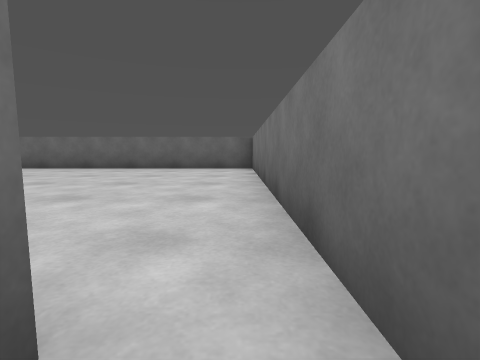
[1] (above)

23 first-person views from a walk through a Unity game level. The camera is 0.51 m above the floor, tilts 6° down and sees 85° across. The floor is counted in squares, 1 m on a side. Each view is taken from the middle of a square. On the plan, view 1 faces up. The plan holds only what a view shows up to about 9 squares ahead; the rest is blank. Surface patterns are stand-ins for the level's own textures.

[2]
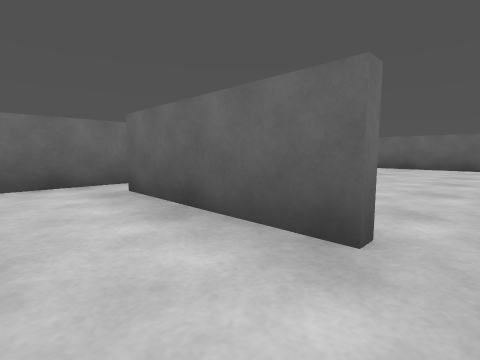

[3]
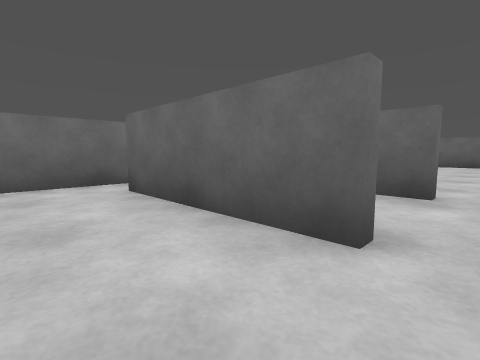

[4]
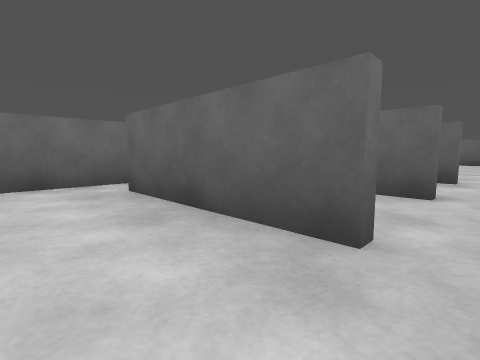

[5]
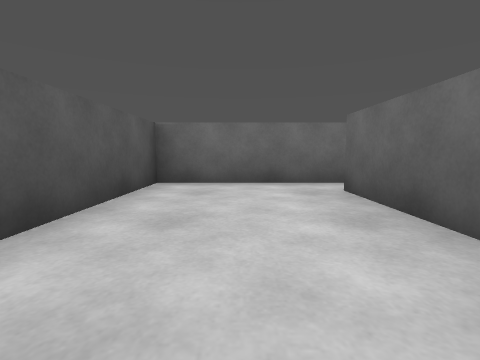

[6]
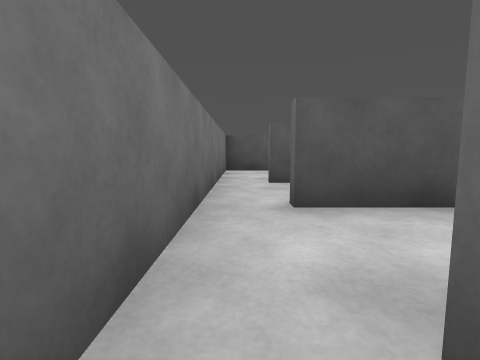

[7]
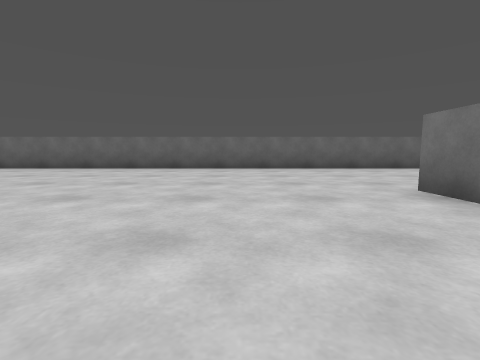

[8]
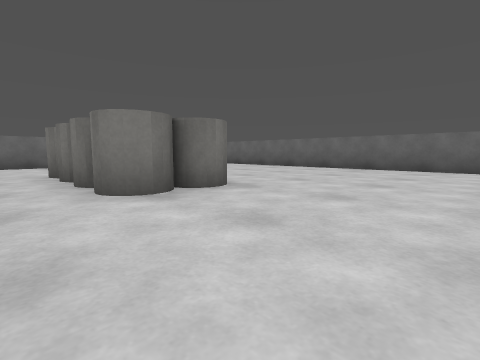

[9]
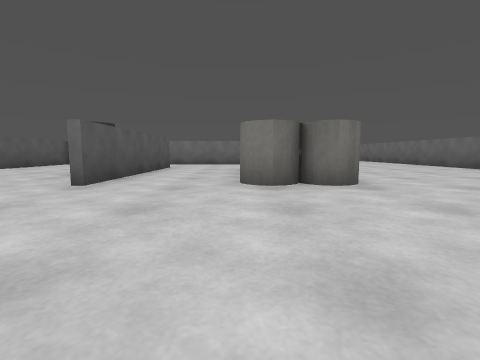

[10]
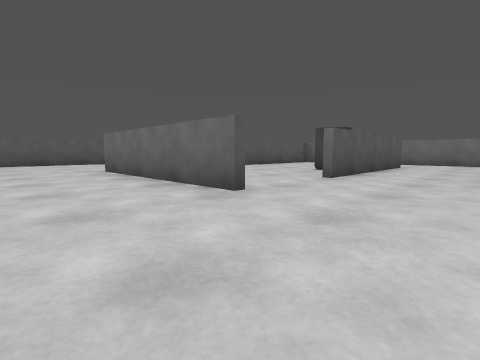

[11]
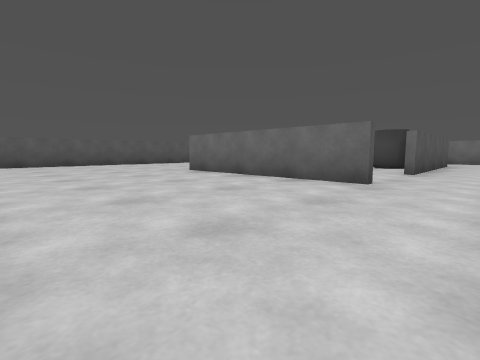

[12]
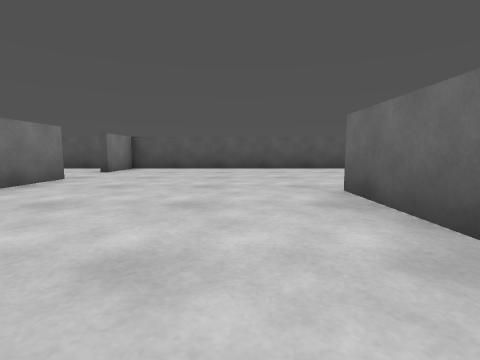

[13]
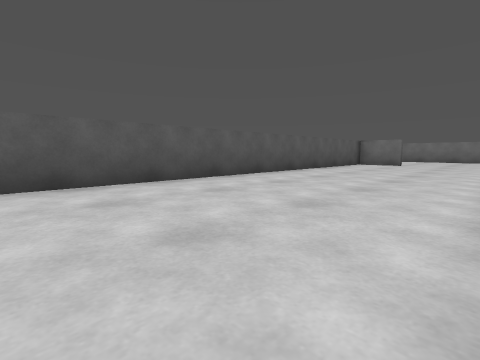

[14]
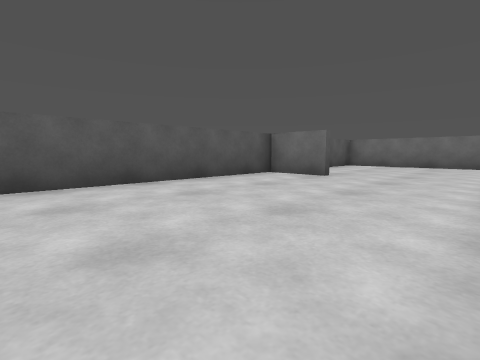

[15]
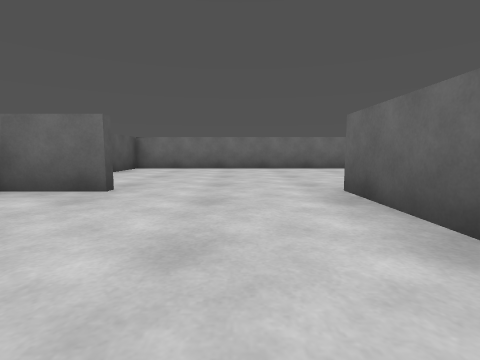

[16]
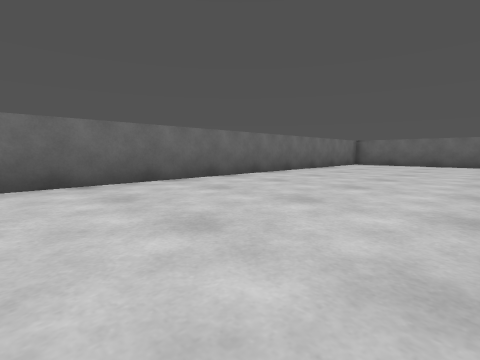

[17]
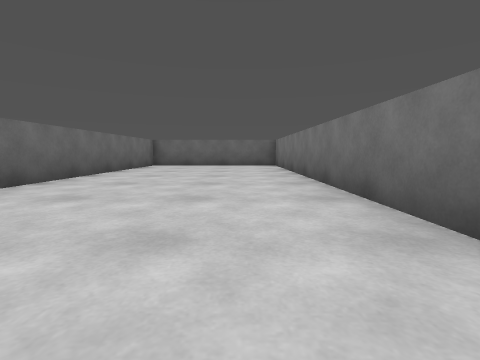

[18]
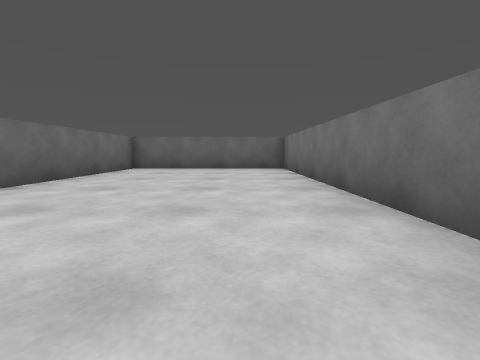

[19]
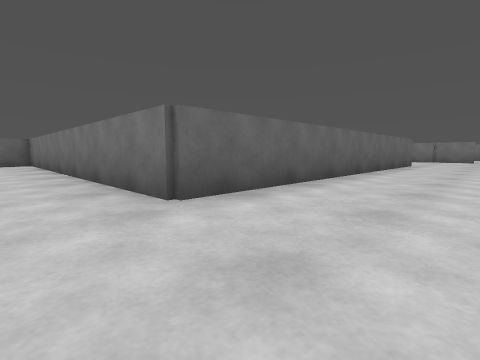

[20]
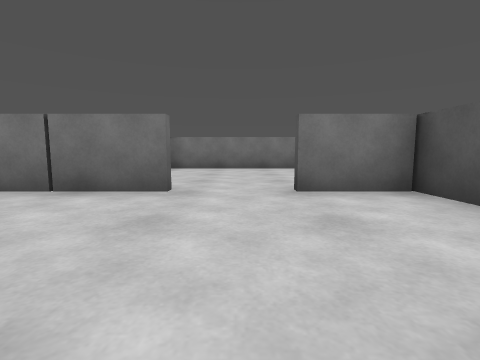

[21]
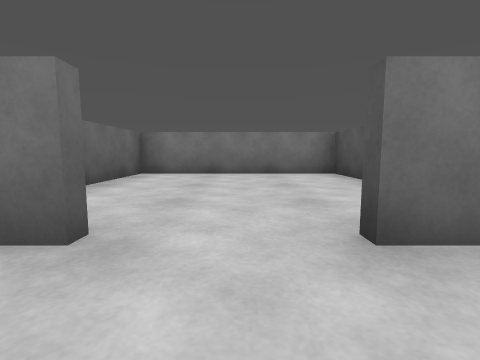

[22]
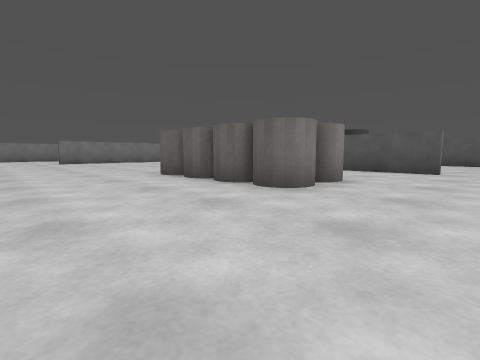

[23]
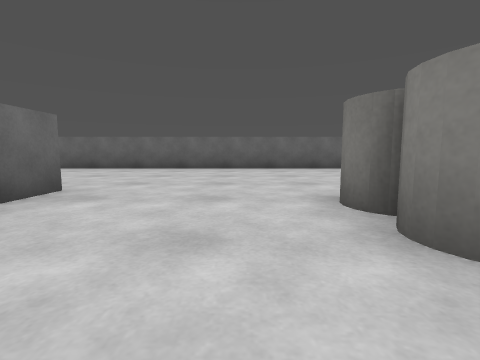

### Floor plan
Key: @ floor where view 1 was taken; # wall or solid block; . floor; C cup; O other object.
Columns run from 25 left of view 1 to 1 right of it. Each row starts with its distance up from view 1.
  9   #########################
  8    .......................#
  7    .......................#
  6     ......................#
  5      .....................#
  4      .....................#
  3  ######..OOOOO.......#....#
  2  #....#..O   O.......# ...#
  1  #....#..OOOOO.......####.#
  0  #....#..............#...@#
 -1  #....#.#####........####.#
 -2  #....#..  C....#....#....#
 -3  #....#.. CC... #....####.#
 -4 ##....# ......  #....#....#
 -5  #....# .....   #....#....#
 -6  #....###########....######
 -7 ##...................#....#
 -8  #...................#....#
 -9  #........................#
-10  #....#..............#....#
-11  #..  #..............#....#
-12 ###  ######################

Positions as (right, up) in squares from view 1, and headings:
1: (0, 0), facing up
2: (0, -1), facing up-left
3: (0, -3), facing up-left
4: (0, -5), facing up-left
5: (0, -5), facing left
6: (0, 1), facing down
7: (-7, 0), facing up
8: (-9, 0), facing up-left
9: (-8, 1), facing left
10: (-7, 1), facing down-left
11: (-5, 0), facing down-left
12: (-8, -3), facing down
13: (-8, -7), facing down-left
14: (-14, -7), facing down-left
15: (-16, -8), facing left
16: (-20, -8), facing up-left
17: (-21, -7), facing up
18: (-21, -5), facing up
19: (-21, -9), facing up-right
20: (-8, -9), facing right
21: (-6, -9), facing right
22: (-18, 6), facing down-right
23: (-17, 0), facing up
